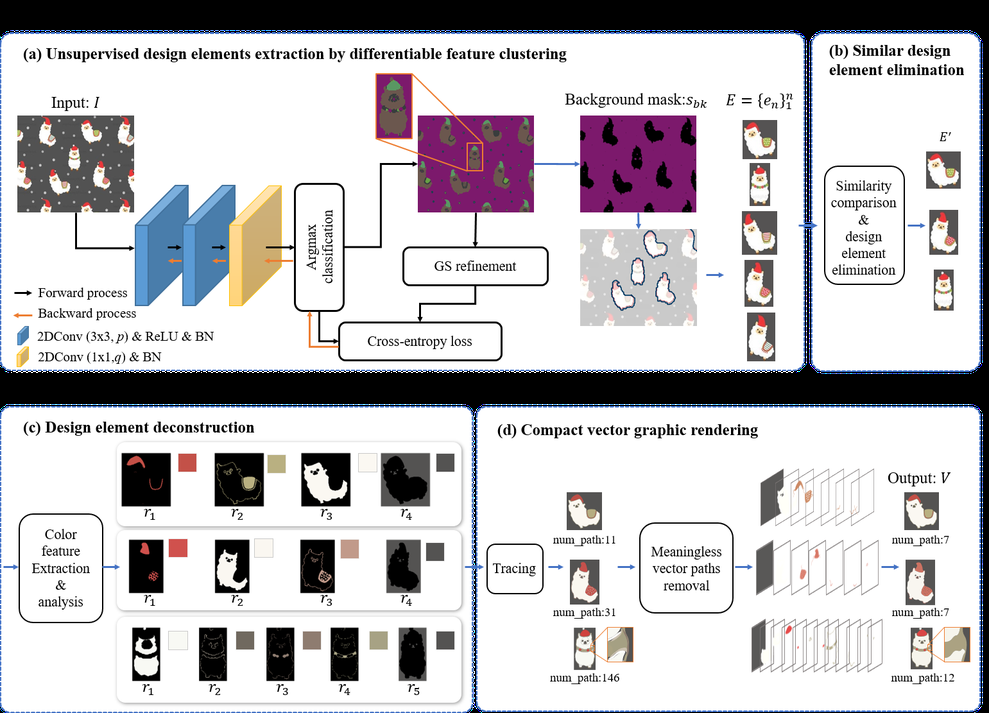
#> input picture assets/framework.png, 989 x 713 px, shrunk from 1541 x 1111 before the run
$ python -i cal_functions.py   (imports and definitions only)
#> lines starting #> are read from the running program, lines starting #| are printed output that depends on the picture
#> further down, picture is the input picture: shape (713, 989, 3); mean B, G, R 198.7, 195.4, 197.6
# -*- coding:utf-8 -*-
import cv2
import numpy as np
import math
from matplotlib import pyplot as plt
import warnings
# [1 line not run here, left out]


def cal_rectangle(im):
    """
    find the bounding rectangle + remove small regions first
    :param im:
    :return:
    """
    element = cv2.getStructuringElement(cv2.MORPH_RECT, (2, 2))
    mask = cv2.erode(im, element, iterations=1)
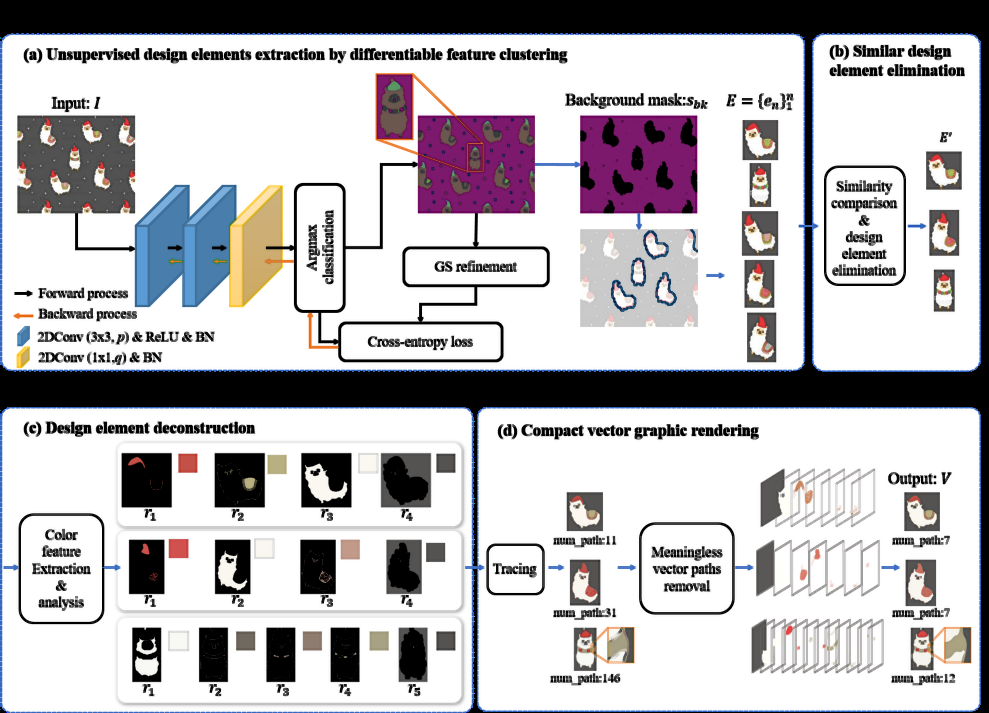
#> mask: shape (713, 989, 3); mean B, G, R 188.8, 185.6, 188
    mask = cv2.dilate(im, element, iterations=1)
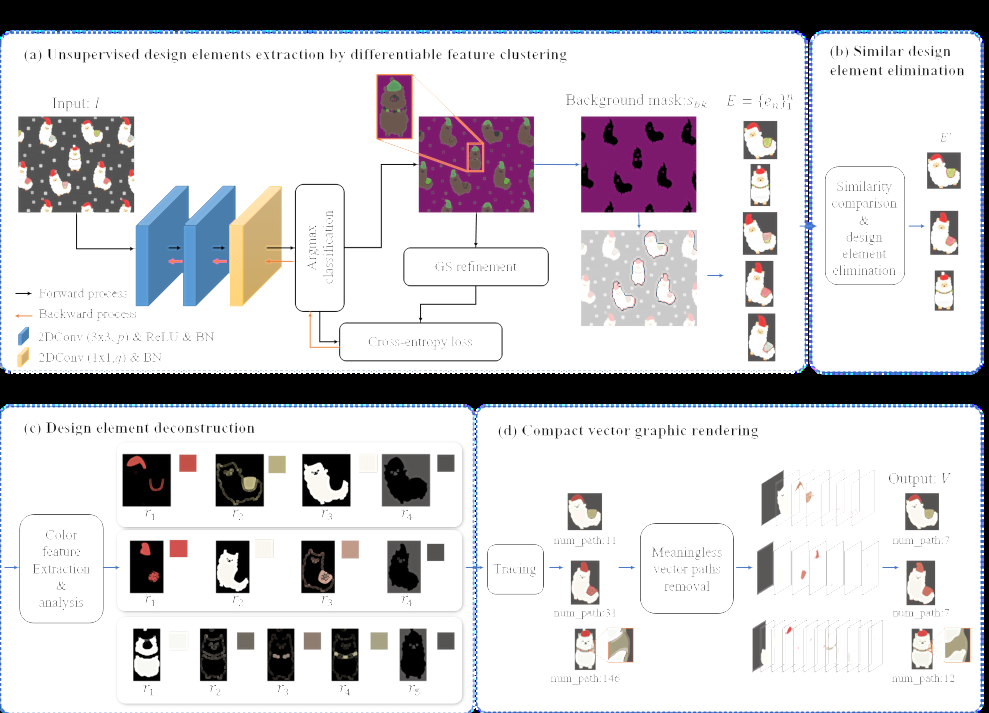
#> mask: shape (713, 989, 3); mean B, G, R 208.1, 204.8, 206.9
    mask = cv2.erode(mask, element)
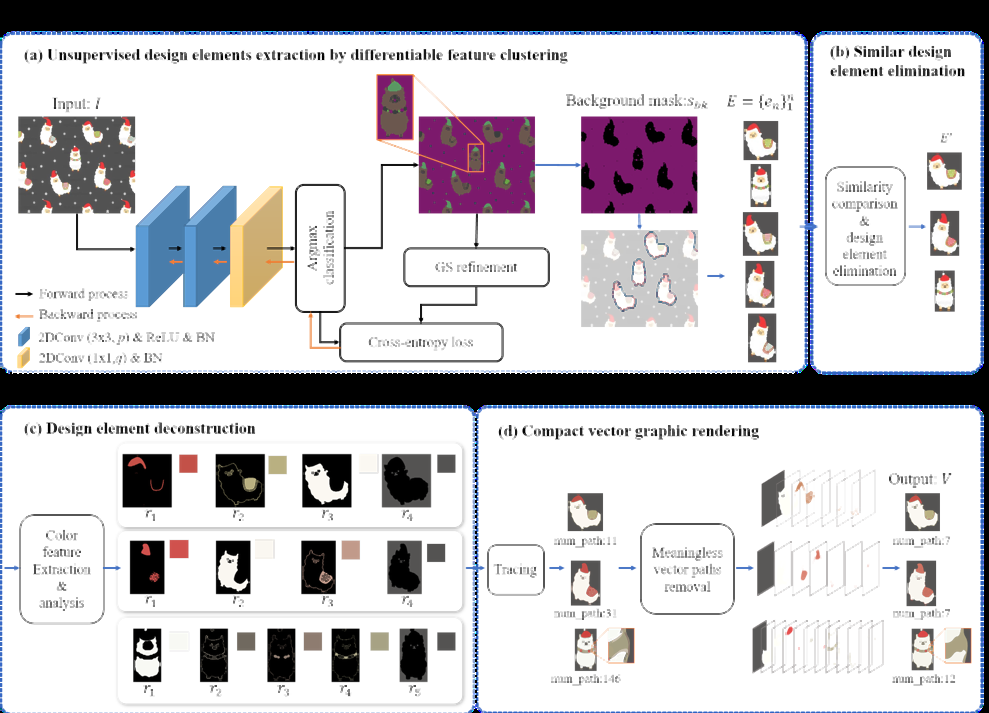
#> mask: shape (713, 989, 3); mean B, G, R 202.5, 198.7, 200.7
    coordinate = np.where(mask == 0)
    y0 = min(coordinate[0])
#> y0 = 0
    h0 = max(coordinate[0])
#> h0 = 712
    x0 = min(coordinate[1])
#> x0 = 0
    w0 = max(coordinate[1])
#> w0 = 988
    # merged_binary_rectangle = im[y0:y0 + h0, x0:x0 + w0]
    CC_rectangle = [x0, w0, y0, h0]
#> CC_rectangle = [0, 988, 0, 712]
    return CC_rectangle


def cal_points_distance(p1, p2):
    """p1和p2之间的欧式距离"""
    return math.sqrt(math.pow((p2[0] - p1[0]), 2) + math.pow((p2[1] - p1[1]), 2))


# [196 lines left out: functions cal_centroid, cal_area, cal_pixel_distribution, ColourDistance, RGB_to_Hex, Hex2Rgb and 2 more, not called in this run]

>>> import cv2
>>> picture = cv2.imread('../../assets/framework.png')
>>> result = cal_rectangle(picture)
#> result = [0, 988, 0, 712]

$ run again, on assets/teaser.png
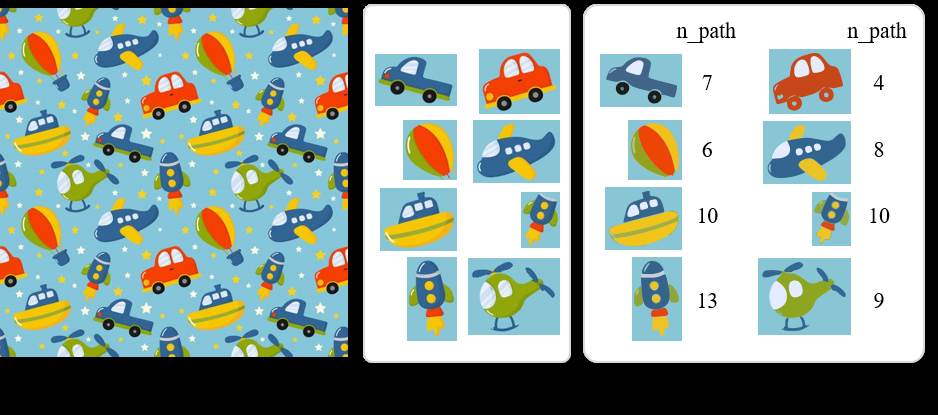
#> input picture assets/teaser.png, 938 x 415 px
#> picture is the input picture: shape (415, 938, 3); mean B, G, R 161, 166.8, 151.8
#> in cal_rectangle, `mask = cv2.dilate(im, element, iterations=1)`:
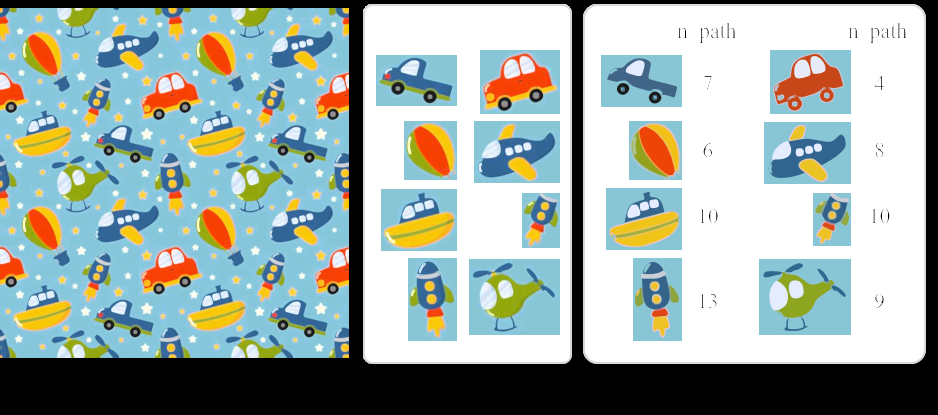
#> mask: shape (415, 938, 3); mean B, G, R 168, 172, 158.1
#> in cal_rectangle, `mask = cv2.erode(mask, element)`:
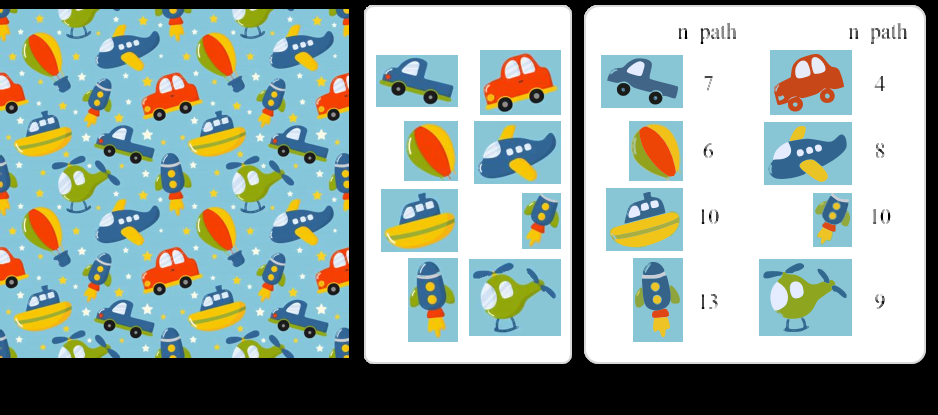
#> mask: shape (415, 938, 3); mean B, G, R 162, 167.6, 152.6
#> y0 = 0
#> h0 = 414
#> x0 = 0
#> w0 = 937
#> CC_rectangle = [0, 937, 0, 414]
